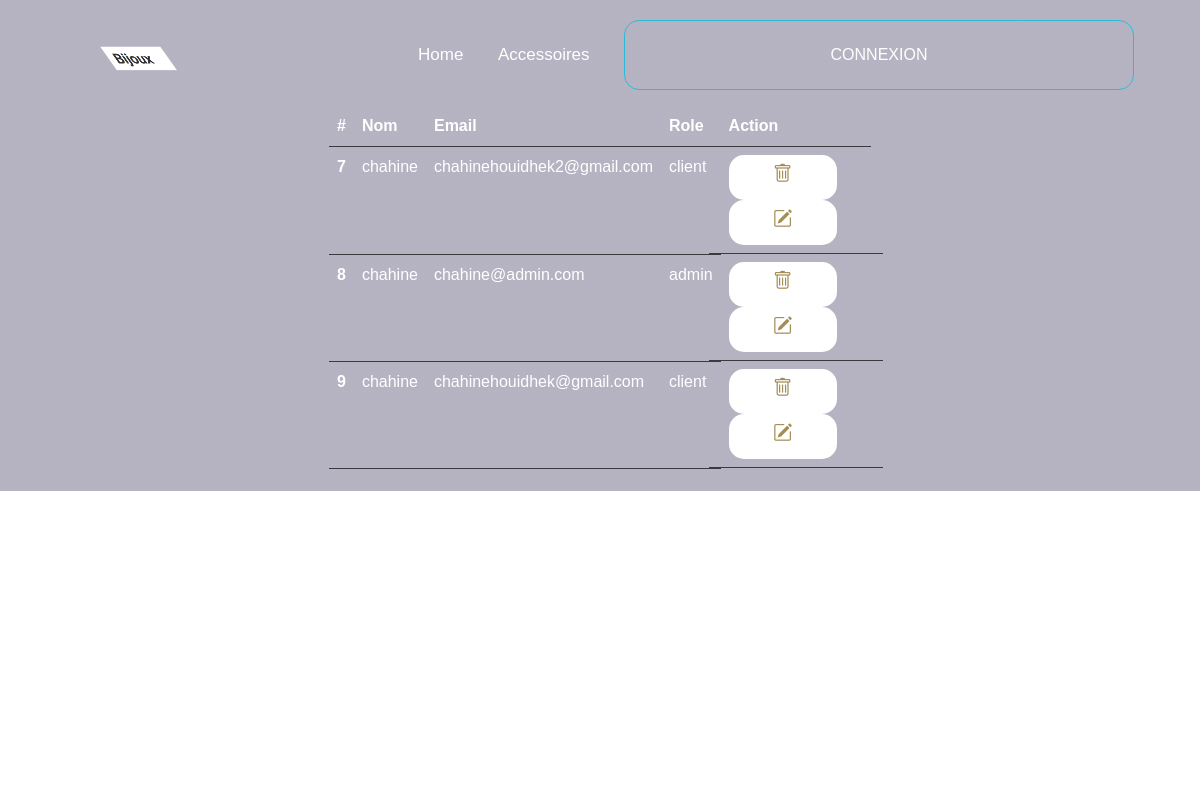
The app's page /gestionutilisateur.php with its own data.
### tables this page shows
CREATE TABLE `personne` (
  `id` int(11) NOT NULL,
  `nom` varchar(50) NOT NULL,
  `email` varchar(150) NOT NULL,
  `mot_de_passe` varchar(255) NOT NULL,
  `date_creation` varchar(50) DEFAULT NULL,
  `date_mis_a_jour` varchar(50) DEFAULT NULL
);

CREATE TABLE `role` (
  `id` int(11) NOT NULL,
  `titre` varchar(50) NOT NULL
);

### functions/functions.php (called while the page is built, shortened)
<?php
function Connexion_BD()
{
    $serveur = "localhost";
    $utilisateur = "root";
    $motdepasse = "";
    $basededonne = "textsite";
    $connexion = mysqli_connect($serveur, $utilisateur, $motdepasse, $basededonne);
    return $connexion;
}
function getPersonne()
{
    $conn = Connexion_BD();
    $requete = 'SELECT p.id, p.nom, p.email, r.titre from personne as p JOIN personnerole as pr on p.id=pr.id_personne JOIN role as r on pr.id_role=r.id';
    $stmt = $conn->prepare($requete);
    $stmt->execute();
    $resultats = $stmt->get_result();
    foreach ($resultats as $personne) {
        $personnes[] = $personne;
    }
    return $personnes;
}

### gestionutilisateur.php (the view, shortened to what this page needs)
<?php
require_once 'functions/functions.php';
$personnes = getPersonne();
?>
<!DOCTYPE html>
<html lang="en">
<head>
    <link href="https://cdn.jsdelivr.net/npm/bootstrap@5.3.0/dist/css/bootstrap.min.css" rel="stylesheet">
    <link rel="stylesheet" href="https://cdn.jsdelivr.net/npm/bootstrap-icons@1.10.5/font/bootstrap-icons.css">
    <link rel="stylesheet" href="home.css">
    <link rel="stylesheet" href="ac.css">
</head>
<body>
    <div class="hero">
        <?php require_once 'nav.php'; ?>
        <table class="table table-dark">
            <thead>
                <tr>
                    <th scope="col" class="bg-transparent">#</th>
                    <th scope="col" class="bg-transparent">Nom</th>
                    <th scope="col" class="bg-transparent">Email</th>
                    <th scope="col" class="bg-transparent">Role</th>
                    <th scope="col" class="bg-transparent">Action</th>
                </tr>
            </thead>
            <tbody>
                <?php
                foreach ($personnes as $personne) { ?>
                    <tr>
                        <th scope="row" class="bg-transparent"><?php echo $personne['id'] ?></th>
                        <td class="bg-transparent"><?php echo $personne['nom'] ?></td>
                        <td class="bg-transparent"><?php echo $personne['email'] ?></td>
                        <td class="bg-transparent"><?php echo $personne['titre'] ?></td>
                        <td class="row bg-transparent">
                            <div class="col-10">
                                <a href="supprimerpersonne.php?id=<?php echo $personne['id']; ?>" class="btn btn-danger"><i class="bi bi-trash"></i>
                                </a>
                            </div>
                            <div class="col-1"></div>
                            <div class="col-10">
                                <a href="modifierrole.php?id=<?php echo $personne['id']; ?>" class="btn btn-success"><i class="bi bi-pencil-square"></i>
                                </a>
                            </div>
                        </td>
                    </tr>
                <?php } ?>
            </tbody>
        </table>
</body>
</html>

### home.css (style rules this page uses)
* { margin: 0; padding: 0; box-sizing: border-box; font-family: "Popping", sans-serif; }
.hero { width: 100%; height: 100%; background-image: linear-gradient(rgb(12, 3, 51, 0.3), rgb(12, 3, 51, 0.3)); position: relative; padding: 0.5%; display: flex; justify-content: center; }
.btn { width: 100%; height: 45px; background: #fff; border: none; outline: none; border-radius: 15px; cursor: pointer; font-size: 1.2em; color: #a48d55; font-weight: 500; }

### ac.css (style rules this page uses)
* { margin: 0; padding: 0; box-sizing: border-box; font-family: "Popping", sans-serif; }
.hero { width: 100%; height: 100%; background-image: linear-gradient(rgb(12, 3, 51, 0.3), rgb(12, 3, 51, 0.3)); position: relative; padding: 0.5%; display: flex; justify-content: center; }
table { margin-top: 100px; }

### records on screen
personne: id "7", nom "chahine", email "chahinehouidhek2@gmail.com", role.titre "client"
personne: id "8", nom "chahine", email "chahine@admin.com", role.titre "admin"
personne: id "9", nom "chahine", email "chahinehouidhek@gmail.com", role.titre "client"
